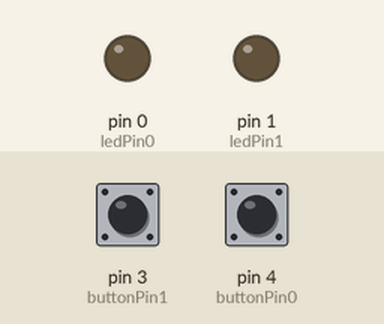
This sketch was run on a simulated Arduino Uno, built with avr-gcc and run on an emulated ATmega328P. Shown: output pins drawn as LEDs (lit = HIGH). Inputs (shaded band) come from the test bench; at power-on: pin 3 (buttonPin1) HIGH, pin 4 (buttonPin0) HIGH.

Above: at 1.2 s.
1.3 s: pin 3 (buttonPin1) pulled LOW for 1 s
At 1.8 s:
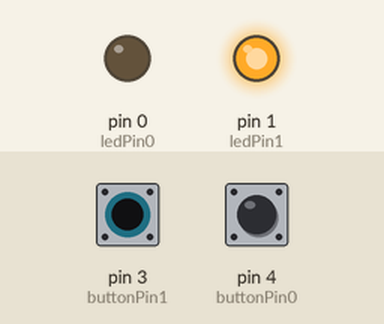
3.9 s: pin 4 (buttonPin0) pulled LOW for 1 s
At 4.8 s:
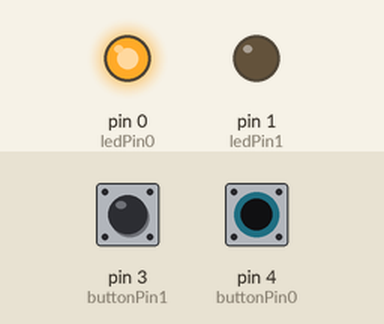
6.5 s: pin 3 (buttonPin1) pulled LOW for 3.2 s
At 11.8 s:
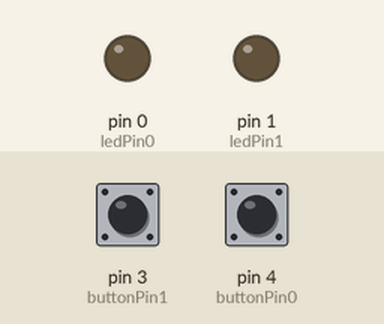
Timing chart, 0 to 13.3 s (numbered marks = the images above; inputs shaded):
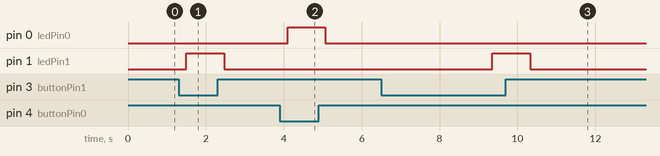

The sketch:

New_trailing_Code.ino
```cpp
// constant variables
const int buttonMin = 20;      // minimum switch contact time to start fade cycle (smaller value -> quicker trigger)
const int debounce = 200;      // minimum switch off time before able to retrigger (smaller value -> quicker to trigger after off)
const int delayTime = 10;      // program delay rate (smaller value -> faster runs program)
const int fadeRate = 140;      // rate for exponential fade time (smaller value -> longer fade out time)

// pins
const int buttonPin0 = 4;
const int buttonPin1 = 3;
const int ledPin0 = 0;
const int ledPin1 = 1;

// button variables
bool buttonRead0;
bool buttonRead1;
bool buttonCheck0 = false;
bool buttonCheck1 = false;
uint16_t buttonON0 = 0;
uint16_t buttonON1 = 0;
uint16_t buttonOFF0 = 0;
uint16_t buttonOFF1 = 0;

// led variables
bool ledCheck0 = false;
bool ledCheck1 = false;
float fadeValue0 = 0;
float fadeValue1 = 0;

void setup() {
  pinMode(buttonPin0, INPUT);
  pinMode(buttonPin1, INPUT);
  pinMode(ledPin0, OUTPUT);
  pinMode(ledPin1, OUTPUT);
}

void loop() {
  buttonRead0 = digitalRead(buttonPin0);
  buttonRead1 = digitalRead(buttonPin1);

  // ---------------- light 1 ---------------- //

  // start button ON counter
  if (buttonRead0 == LOW && buttonON0 <= buttonMin) {
    buttonON0 ++;
    buttonOFF0 = 0;
  }
  // start button OFF counter
  else if (buttonRead0 == HIGH && buttonOFF0 <= debounce) {
    buttonON0 = 0;
    buttonOFF0 ++;
  }

  // compare button ON counter to minimum button time
  if (buttonON0 >= buttonMin && ledCheck0 == false && buttonCheck0 == false) {
    fadeValue0 = 255; // set led on
    ledCheck0 = true;
    buttonCheck0 = true;
  }

  // compare button OFF counter to debounce time
  if (buttonOFF0 >= debounce) {
    buttonCheck0 = false;
  }

  // fade led off
  if (fadeValue0 > 0) {
    //fadeValue0 -= 0.2;                    // linear fade
    fadeValue0 -= (fadeValue0 / fadeRate);  // exponential fade
  }
  else {
    ledCheck0 = false;
  }

  if (fadeValue0 < 1) {
    fadeValue0 = 0;
  }

  // ---------------- light 2 ---------------- //

  // start button ON counter
  if (buttonRead1 == LOW && buttonON1 <= buttonMin) {
    buttonON1 ++;
    buttonOFF1 = 0;
  }
  // start button OFF counter
  else if (buttonRead1 == HIGH && buttonOFF1 <= debounce) {
    buttonON1 = 0;
    buttonOFF1 ++;
  }

  // compare button ON counter to minimum button time
  if (buttonON1 >= buttonMin && ledCheck1 == false && buttonCheck1 == false) {
    fadeValue1 = 255; // set led on
    ledCheck1 = true;
    buttonCheck1 = true;
  }

  // compare button OFF counter to debounce time
  if (buttonOFF1 >= debounce) {
    buttonCheck1 = false;
  }

  // fade led off
  if (fadeValue1 > 0) {
    //fadeValue1 -= 0.2;                    // linear fade
    fadeValue1 -= (fadeValue1 / fadeRate);  // exponential fade
  }
  else {
    ledCheck1 = false;
  }

  if (fadeValue1 < 1) {
    fadeValue1 = 0;
  }

  // ----------------------------------------- //

  analogWrite(ledPin0, fadeValue0);
  analogWrite(ledPin1, fadeValue1);

  delay(delayTime);
}
```

Measured:
- after the input at 1.3 s, pin 1 (ledPin1): LOW → HIGH after 0.20 s, → LOW 0.97 s later
- after the input at 3.9 s, pin 0 (ledPin0): LOW → HIGH after 0.20 s, → LOW 0.97 s later
- after the input at 6.5 s, pin 1 (ledPin1): LOW → HIGH after 2.8 s, → LOW 0.97 s later
